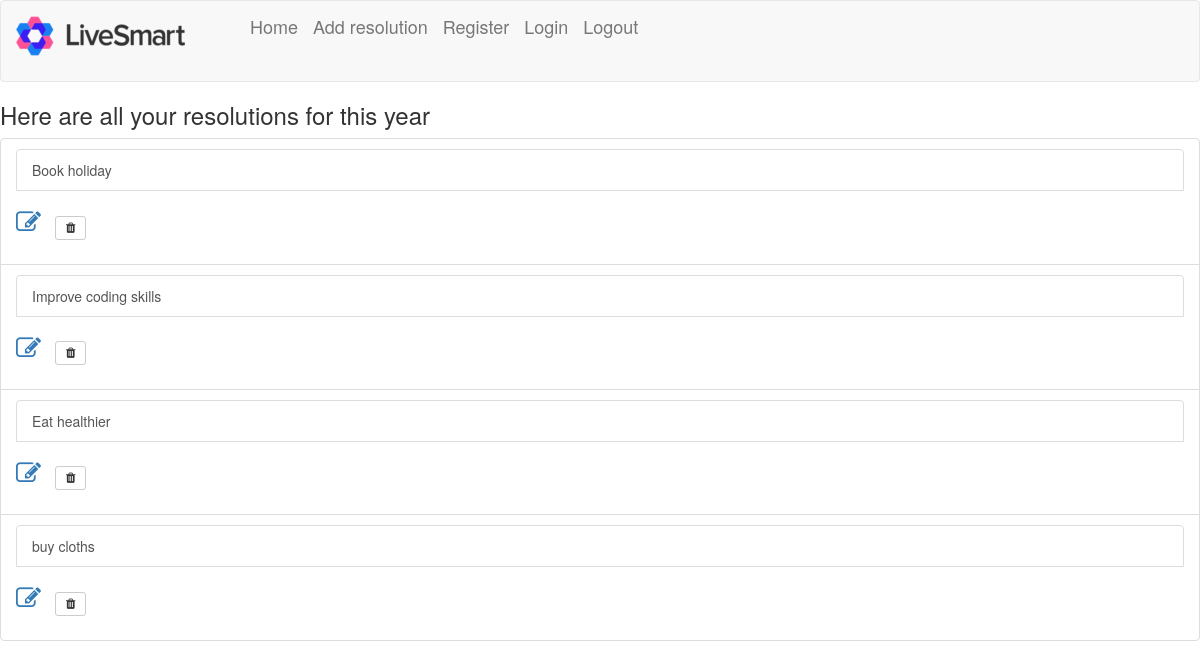
The app's page /resolution/, older data.
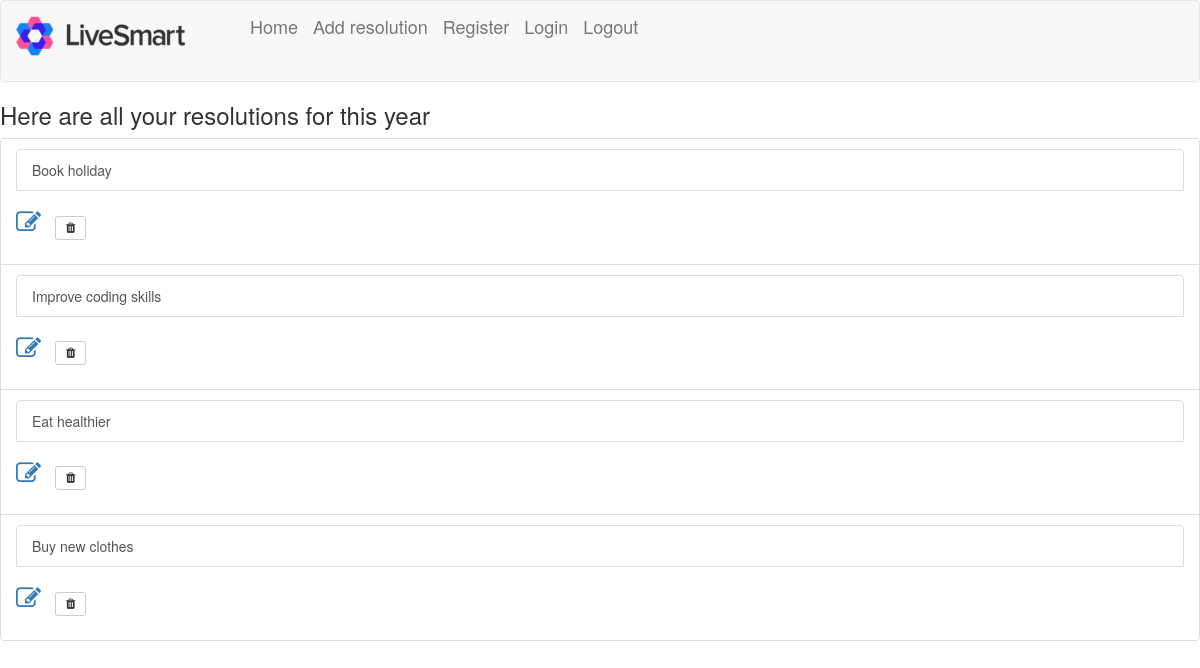
The same page, newer data.
### resolution/models.py (models this page shows, shortened)
class YourResolutions(models.Model):
    resolution_title = models.CharField(max_length=100)
    resolution_category = models.CharField(max_length=100)
    resolution_year = models.CharField(max_length=100)

### resolution/views.py (the view)
# urls.py: path('', views.IndexView.as_view(), name='index'),
class IndexView(generic.ListView):
    template_name = 'resolution/index.html'
    def get_queryset(self):
        return YourResolutions.objects.all()

### resolution/templates/resolution/index.html (shortened to what this page needs)
{% extends 'resolution/base.html' %}
{% block body %}
{% if object_list %}
<h3>Here are all your resolutions for this year</h3>
<ul class="list-group">
  {% for result in object_list %}
  <li class="list-group-item"><a class="list-group-item" href="{% url 'resolution:detail' result.id %}">{{result.resolution_title}}</a><br> <a class="icon update" href="{% url 'resolution:resolution-update' result.id %}"> <i class="fa fa-pencil-square-o" aria-hidden="true"></i></a>
    <form action="{% url 'resolution:resolution-delete' result.id %}" method="post" style="display:inline-block">
      <button type="submit" class="btn btn-default btn-sm">
          <i class="fa fa-trash" aria-hidden="true"></i>
      </button>
    </form>
  </li>
  {% endfor %}
</ul>
{% else %}
  <h3>No results to be displayed</h3>
{% endif %}
{% endblock %}

Row changes from the older to the newer data that the page shows:
removed YourResolutions: resolution_title "buy cloths"
added YourResolutions: resolution_title "Buy new clothes"
